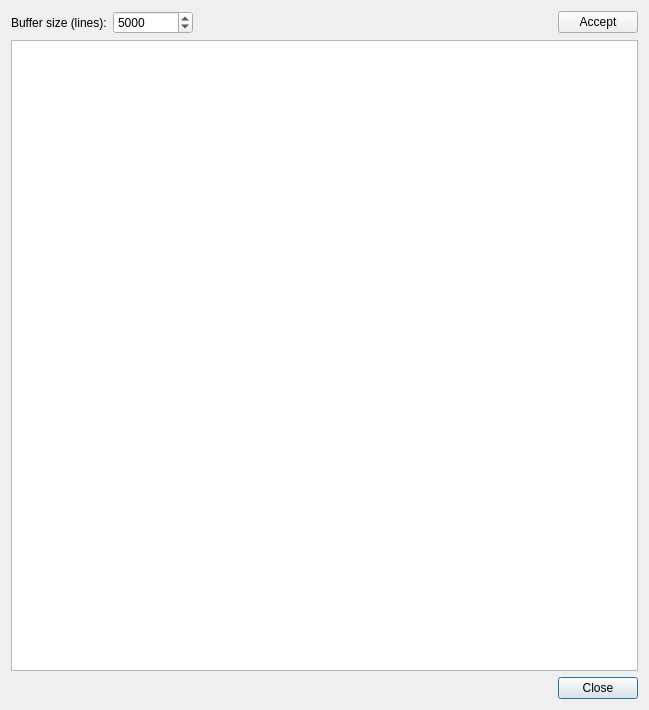
<?xml version="1.0" encoding="UTF-8"?>
<ui version="4.0">
 <class>LogDialog</class>
 <widget class="QDialog" name="LogDialog">
  <property name="geometry">
   <rect>
    <x>0</x>
    <y>0</y>
    <width>649</width>
    <height>710</height>
   </rect>
  </property>
  <property name="windowTitle">
   <string>Meggie - Dialog</string>
  </property>
  <layout class="QGridLayout" name="gridLayout">
   <item row="2" column="0">
    <layout class="QVBoxLayout" name="verticalLayout">
     <item>
      <widget class="QTextEdit" name="textEditBrowser"/>
     </item>
     <item>
      <layout class="QHBoxLayout" name="horizontalLayout">
       <item>
        <spacer name="horizontalSpacer">
         <property name="orientation">
          <enum>Qt::Horizontal</enum>
         </property>
         <property name="sizeHint" stdset="0">
          <size>
           <width>40</width>
           <height>20</height>
          </size>
         </property>
        </spacer>
       </item>
       <item>
        <widget class="QPushButton" name="pushButtonClose">
         <property name="text">
          <string>Close</string>
         </property>
        </widget>
       </item>
      </layout>
     </item>
    </layout>
   </item>
   <item row="1" column="0">
    <layout class="QHBoxLayout" name="horizontalLayout_3">
     <item>
      <widget class="QLabel" name="labelBufferSize">
       <property name="text">
        <string>Buffer size (lines):</string>
       </property>
      </widget>
     </item>
     <item>
      <widget class="QSpinBox" name="spinBoxBufferSize">
       <property name="minimumSize">
        <size>
         <width>80</width>
         <height>0</height>
        </size>
       </property>
       <property name="maximum">
        <number>1000000</number>
       </property>
       <property name="singleStep">
        <number>100</number>
       </property>
       <property name="value">
        <number>5000</number>
       </property>
      </widget>
     </item>
     <item>
      <spacer name="horizontalSpacer_2">
       <property name="orientation">
        <enum>Qt::Horizontal</enum>
       </property>
       <property name="sizeHint" stdset="0">
        <size>
         <width>40</width>
         <height>20</height>
        </size>
       </property>
      </spacer>
     </item>
     <item>
      <widget class="QPushButton" name="pushButtonBufferSize">
       <property name="text">
        <string>Accept</string>
       </property>
      </widget>
     </item>
    </layout>
   </item>
  </layout>
 </widget>
 <resources/>
 <connections>
  <connection>
   <sender>pushButtonClose</sender>
   <signal>clicked()</signal>
   <receiver>LogDialog</receiver>
   <slot>accept()</slot>
   <hints>
    <hint type="sourcelabel">
     <x>1015</x>
     <y>681</y>
    </hint>
    <hint type="destinationlabel">
     <x>589</x>
     <y>670</y>
    </hint>
   </hints>
  </connection>
 </connections>
</ui>
